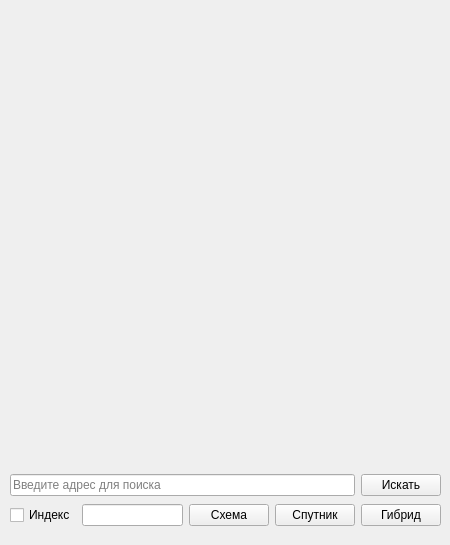
<?xml version="1.0" encoding="UTF-8"?>
<ui version="4.0">
 <class>MainWindow</class>
 <widget class="QWidget" name="MainWindow">
  <property name="geometry">
   <rect>
    <x>0</x>
    <y>0</y>
    <width>450</width>
    <height>545</height>
   </rect>
  </property>
  <property name="minimumSize">
   <size>
    <width>450</width>
    <height>502</height>
   </size>
  </property>
  <property name="maximumSize">
   <size>
    <width>450</width>
    <height>545</height>
   </size>
  </property>
  <property name="windowTitle">
   <string>Form</string>
  </property>
  <widget class="QWidget" name="layoutWidget">
   <property name="geometry">
    <rect>
     <x>10</x>
     <y>470</y>
     <width>431</width>
     <height>30</height>
    </rect>
   </property>
   <layout class="QHBoxLayout" name="horizontalLayout">
    <item>
     <widget class="QLineEdit" name="search_edit">
      <property name="placeholderText">
       <string>Введите адрес для поиска</string>
      </property>
     </widget>
    </item>
    <item>
     <widget class="QPushButton" name="search_button">
      <property name="text">
       <string>Искать</string>
      </property>
     </widget>
    </item>
   </layout>
  </widget>
  <widget class="QWidget" name="layoutWidget">
   <property name="geometry">
    <rect>
     <x>10</x>
     <y>500</y>
     <width>431</width>
     <height>30</height>
    </rect>
   </property>
   <layout class="QHBoxLayout" name="horizontalLayout_2">
    <item>
     <widget class="QCheckBox" name="checkBox">
      <property name="styleSheet">
       <string notr="true">font: 10pt &quot;MS Shell Dlg 2&quot;;</string>
      </property>
      <property name="text">
       <string>Индекс</string>
      </property>
     </widget>
    </item>
    <item>
     <widget class="QLineEdit" name="lineEditIndex"/>
    </item>
    <item>
     <widget class="QPushButton" name="btn_map">
      <property name="text">
       <string>Схема</string>
      </property>
     </widget>
    </item>
    <item>
     <widget class="QPushButton" name="btn_sat">
      <property name="text">
       <string>Спутник</string>
      </property>
     </widget>
    </item>
    <item>
     <widget class="QPushButton" name="btn_skl">
      <property name="text">
       <string>Гибрид</string>
      </property>
     </widget>
    </item>
   </layout>
  </widget>
 </widget>
 <resources/>
 <connections/>
</ui>
